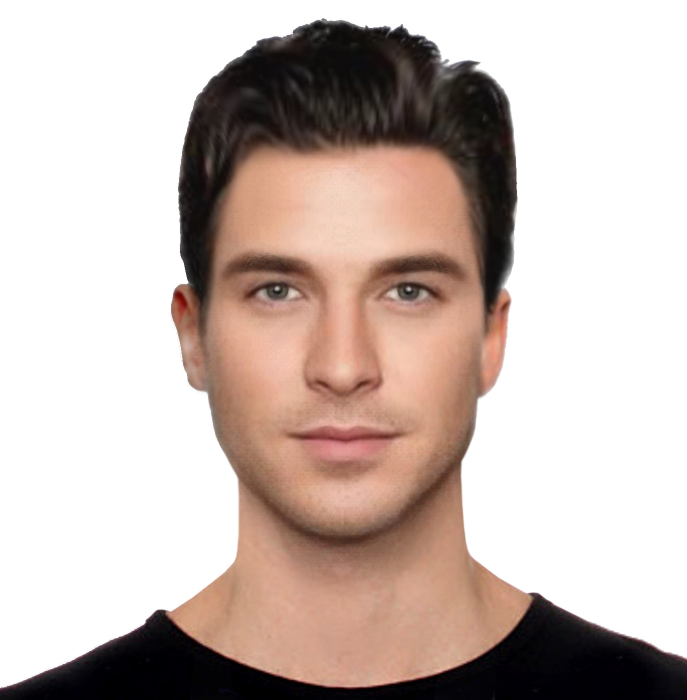
#> input picture img/face.jpg, 2061 x 2098 px (shown at 1/3 size)
$ python face_detection.py
#> lines starting #> are read from the running program, lines starting #| are printed output that depends on the picture; after the words box and inside, x2 and y2 are one past the last pixel; in counts of white or black regions, pixels touching at a corner belong together
### rescale.py
import cv2 as cv


def rescaleFrame(frame, scale = 0.75):
    # works for images, videos
#> called with scale = 0.3
    width = int(frame.shape[1]*scale)
#> width = 618
    height = int(frame.shape[0]*scale)
#> height = 629
    dimensions = (width, height)
#> dimensions = (618, 629)

    return cv.resize(frame,dimensions, interpolation = cv.INTER_AREA)

# [4 lines left out: function changeRes, not called in this run]

# [21 lines of commented-out code are left out]

### face_detection.py
import cv2
import numpy as np
import rescale

haar_cas = cv2.CascadeClassifier('haar_cascade_frontface.xml')

# --------------------------------------------------------
img = rescale.rescaleFrame(cv2.imread('img/face.jpg'), scale=0.3)
cv2.imshow("Person",img)

gray = cv2.cvtColor(img, cv2.COLOR_BGR2GRAY)
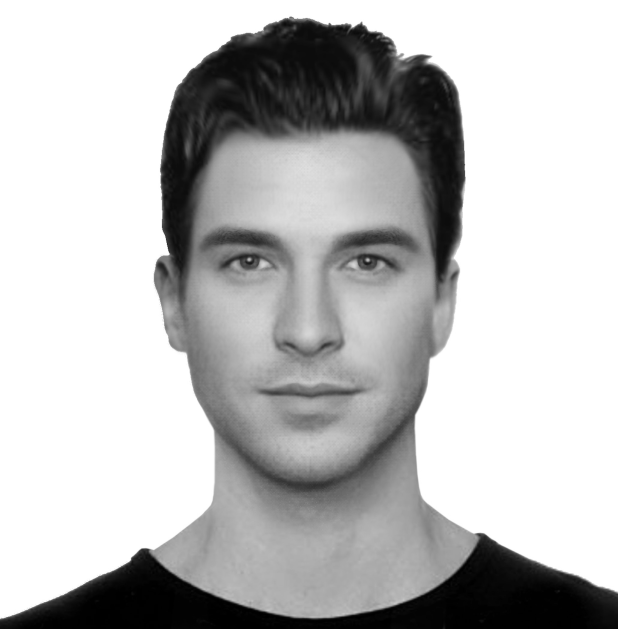
#> gray: shape (629, 618); min 0, max 255, mean 189.6
cv2.imshow("Gray",gray)

faces_region = haar_cas.detectMultiScale(gray, scaleFactor = 1.1, minNeighbors = 3)
#> faces_region = [[145, 135, 332, 332]]

print("Number of faces found = ",len(faces_region))
#| Number of faces found =  1

for (x,y,w,h) in faces_region:
    cv2.rectangle(img, (x,y),(x+w,y+h),(0,255,0),thickness=2)
#> this loop made 1 pass
#> img: shape (629, 618, 3); mean of channels 0, 1, 2 177.4, 186.4, 198.8

cv2.imshow("Detected Faces",img)
# ---------------------------------------------------------
# ---------------------------------------------------------
group_img = cv2.imread('img/group_people.jpg')
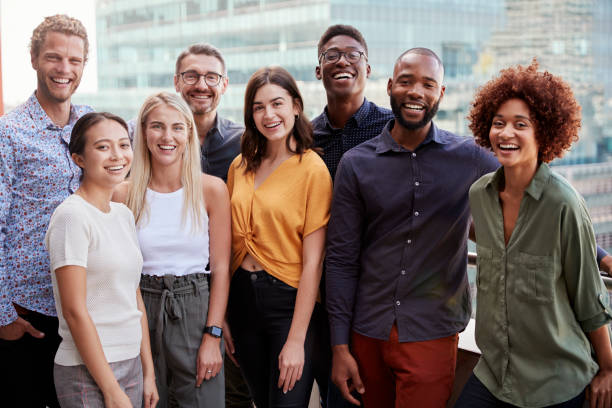
#> input picture img/group_people.jpg, 612 x 408 px
#> group_img is the input picture: shape (408, 612, 3); mean B, G, R 109.5, 112.6, 126.8
gray_group = cv2.cvtColor(group_img, cv2.COLOR_BGR2GRAY)
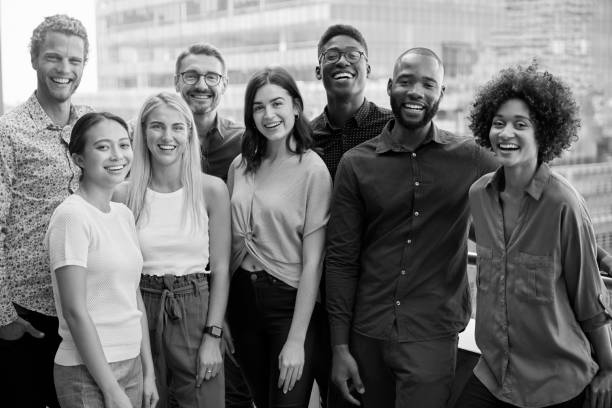
#> gray_group: shape (408, 612); min 0, max 255, mean 116.5
cv2.imshow("Gray group",gray_group)

faces_region_group = haar_cas.detectMultiScale(gray_group, scaleFactor = 1.1, minNeighbors = 3)
#> faces_region_group = [[35, 38, 56, 56], [174, 55, 55, 55], [139, 105, 57, 57], [87, 123, 57, 57], [247, 84, 55, 55], [131, 62, 55, 55], [316, 33, 53, 53], [385, 59, 60, 60], [479, 99, 64, 64], [89, 301, 58, 58], [310, 10, 66, 66]]

for (x,y,w,h) in faces_region_group:
    cv2.rectangle(group_img, (x,y),(x+w,y+h),(0,255,0),thickness=2)
#> this loop made 11 passes
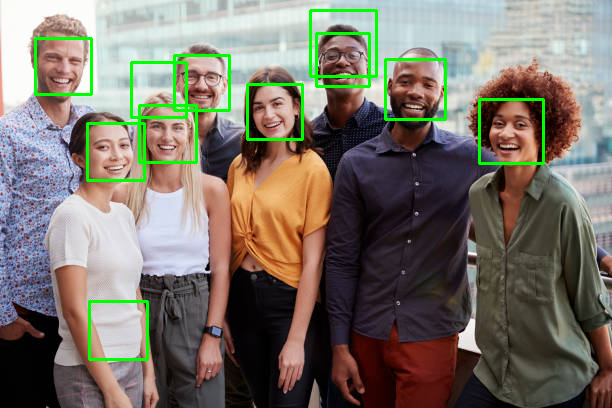
#> group_img: shape (408, 612, 3); 3% of pixels changed, all inside (x1, y1, x2, y2) = (34, 9, 545, 361)

print("Number of faces found = ",len(faces_region_group))
#| Number of faces found =  11
cv2.imshow("Detected group Faces",group_img)
# ---------------------------------------------------------
cap = cv2.VideoCapture(0)
while True:
    istrue, frame = cap.read()
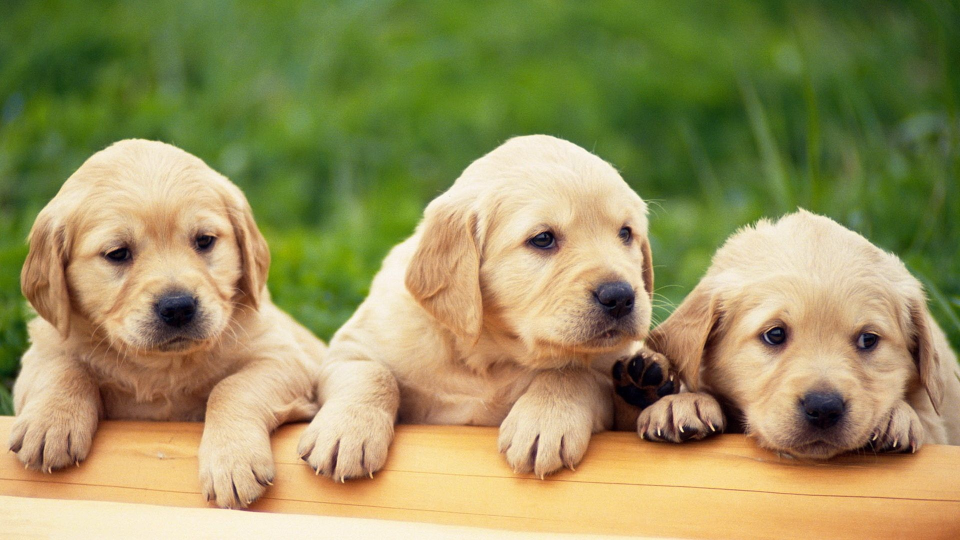
#> input picture img/puppy.jpg, 1920 x 1080 px, given in place of the camera (shown at 1/2 size)
#> frame is the input picture: shape (1080, 1920, 3); mean B, G, R 93.2, 145.4, 152.3
    gray_cap = cv2.cvtColor(frame, cv2.COLOR_BGR2GRAY)
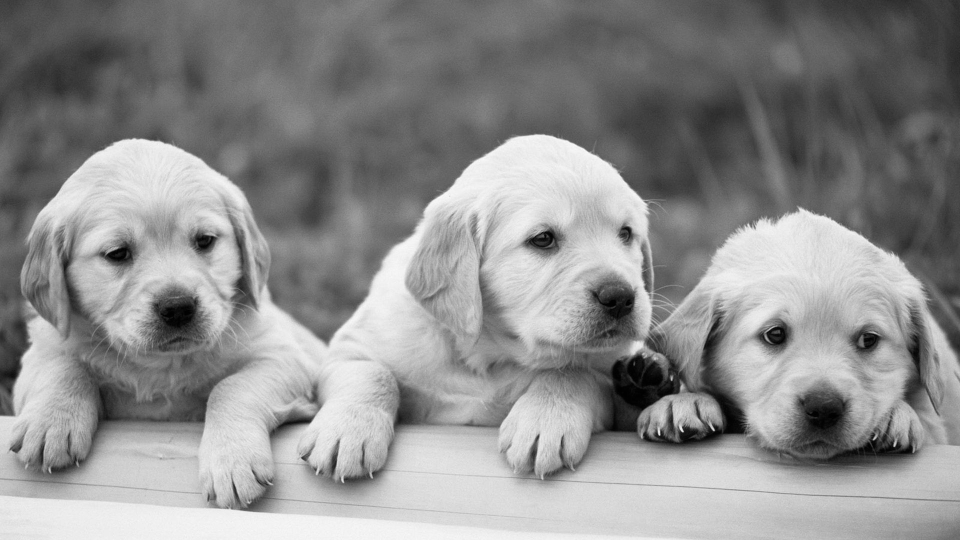
#> gray_cap: shape (1080, 1920) (shown at 1/2 size); min 0, max 253, mean 141.5
    faces_region_group = haar_cas.detectMultiScale(gray_cap, scaleFactor = 1.1, minNeighbors = 3)
#> faces_region_group = [[102, 317, 452, 452]]
    for (x,y,w,h) in faces_region_group:
        cv2.rectangle(frame, (x,y),(x+w,y+h),(0,255,0),thickness=2)
#> this loop made 1 pass
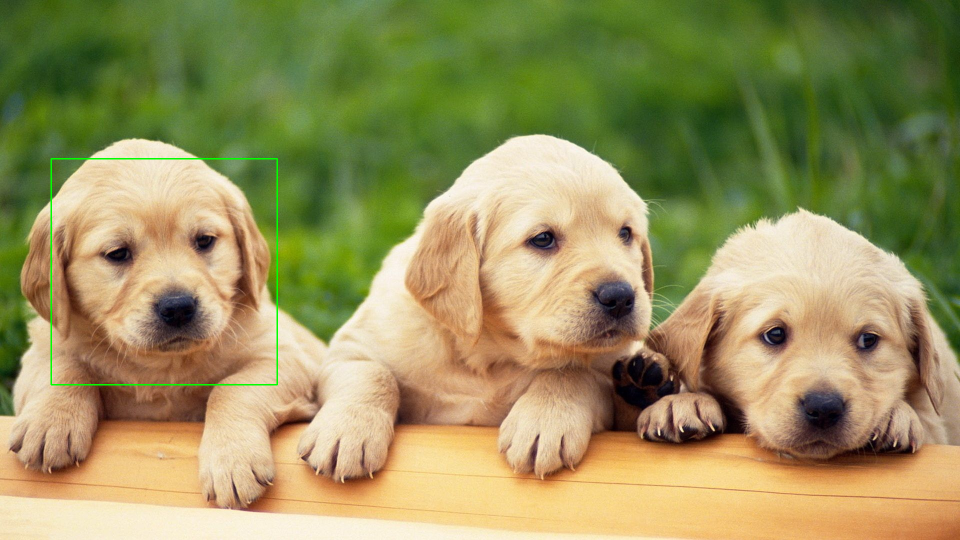
#> frame: shape (1080, 1920, 3) (shown at 1/2 size); 0.26% of pixels changed, all inside (x1, y1, x2, y2) = (101, 316, 556, 771)
    cv2.imshow("Processed",frame)
    if cv2.waitKey(27) & 0xFF == ord('d'):
#> (key Esc is pressed here)
        break

cv2.waitKey(0)
